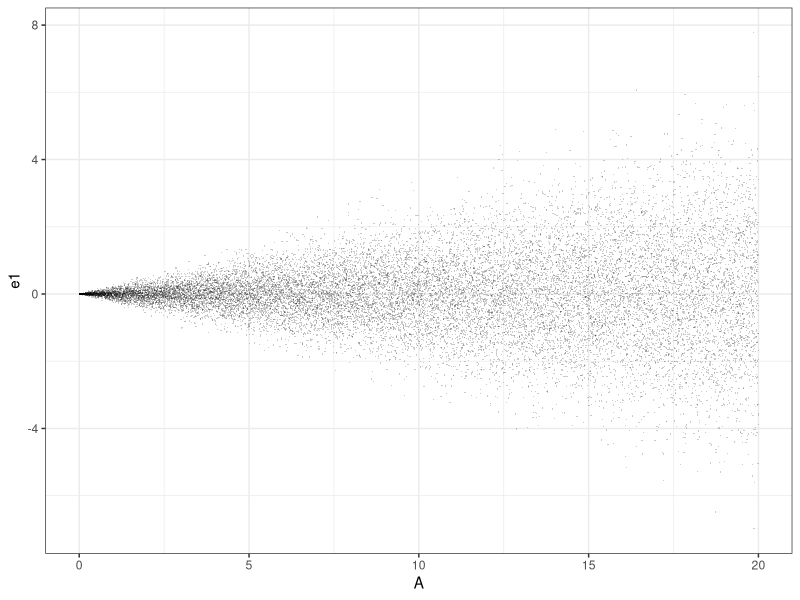
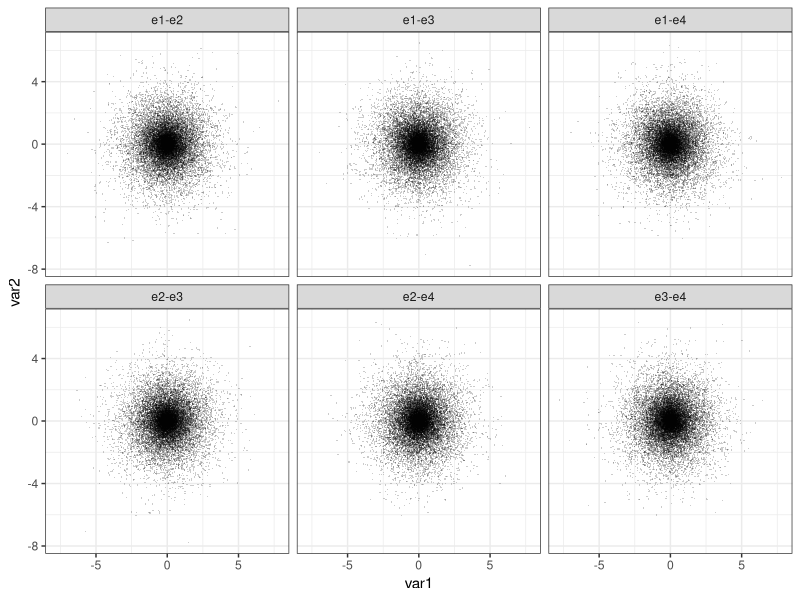

Write R code to recreate these figures, in order.
###############################################################################
#  Demo 1 in Appendix B3
#
#  October 2026
###############################################################################

library(dplyr)
library(ggplot2)
library(rstatix)


# proportional constant relating A to kelp area
k <- 0.10

#  generate A vector
df <- data.frame(A = seq(0, 20, by=0.001))
nrows <- dim(df)[1]

# generate 4 error vectors as function of A
df <- df %>%
  mutate(
    e1 = (k*A) * rnorm(nrows),
    e2 = (k*A) * rnorm(nrows),
    e3 = (k*A) * rnorm(nrows),
    e4 = (k*A) * rnorm(nrows),
  )

corr.out <- df %>% cor_test(e1, e2, e3, e4)
corr.out <- corr.out %>%
  filter(cor != 1,
         !(var1=="e2" & var2=="e1"),
         !(var1=="e3" & var2=="e1"),
         !(var1=="e3" & var2=="e2"),
         var1 != "e4")

# graph of specified error "y = " across range of A values
p <- ggplot(data = df,
            mapping = aes(x=A, y=e1)) +
     geom_point(size=0.5, stroke=0, fill="gray30", alpha=0.2) +
     theme_bw()

# custom pivot longer
df_1_2 <- data.frame(
  A = df$A,
  group = rep("e1-e2", times=nrows),
  var1 = df$e1,
  var2 = df$e2
)
df_1_3 <- data.frame(
  A = df$A,
  group = rep("e1-e3", times=nrows),
  var1 = df$e1,
  var2 = df$e3
)
df_1_4 <- data.frame(
  A = df$A,
  group = rep("e1-e4", times=nrows),
  var1 = df$e1,
  var2 = df$e4
)
df_2_3 <- data.frame(
  A = df$A,
  group = rep("e2-e3", times=nrows),
  var1 = df$e2,
  var2 = df$e3
)
df_2_4 <- data.frame(
  A = df$A,
  group = rep("e2-e4", times=nrows),
  var1 = df$e2,
  var2 = df$e4
)
df_3_4 <- data.frame(
  A = df$A,
  group = rep("e3-e4", times=nrows),
  var1 = df$e3,
  var2 = df$e4
)
df_long <- rbind(df_1_2, df_1_3, df_1_4, df_2_3, df_2_4, df_3_4)


# make error1-error2 scatter plots with error pairs in panels
pscatter <- ggplot(data=df_long,
                   mapping=aes(x=var1, y=var2)) +
     geom_point(size=0.5, stroke=0, fill="gray30", alpha=0.2) +
     facet_wrap(~ group) +
     theme_bw()
